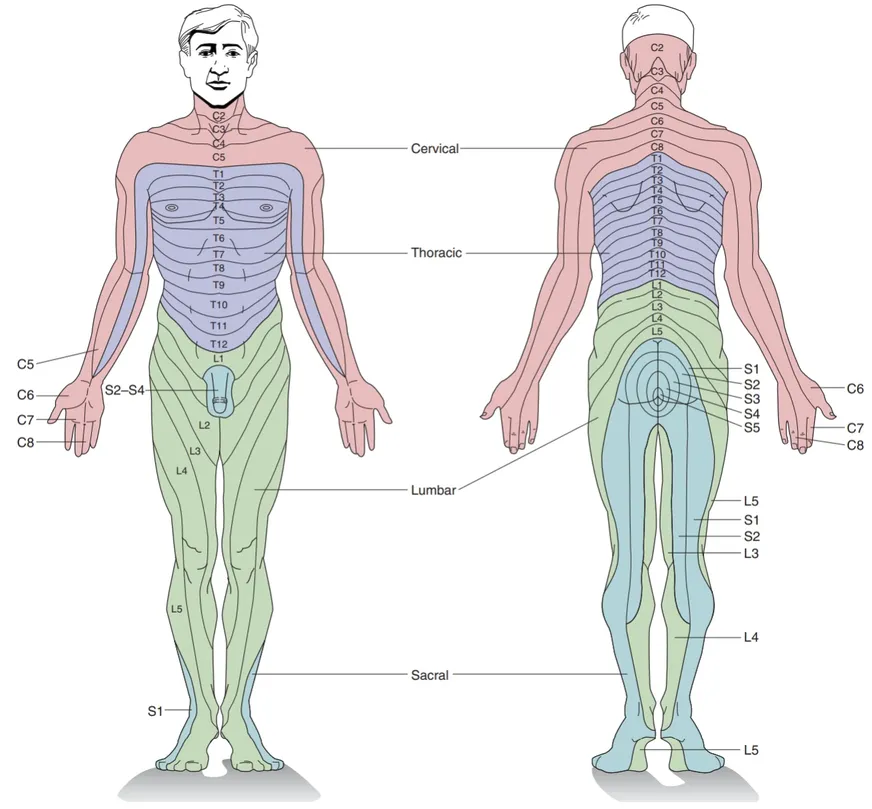
#> input picture src/assets/figures/nbe-e4210/L06/dermatomes.webp, 872 x 809 px, shrunk from 1283 x 1190 before the run
$ python trace_dermatomes.py
#> lines starting #> are read from the running program, lines starting #| are printed output that depends on the picture; after the words box and inside, x2 and y2 are one past the last pixel; in counts of white or black regions, pixels touching at a corner belong together
#!/usr/bin/env python3
"""Trace per-segment skin regions from Figure 12.12 for the dermatome widget.

Reads src/assets/figures/nbe-e4210/L06/dermatomes.webp (made by
figures_nbe-e4210_L06.py), splits the coloured body into the regions
bounded by the figure's own dark lines, and assigns a region to a
segment only where the figure labels it: each seed below is a point on
or next to one of the figure's printed labels or leader-line ends,
read off the picture. A region nobody labels stays unassigned, so the
widget never claims more than the figure shows. Writes
src/content/nbe-e4210/figures/dermatome-regions.js (SVG paths in the
picture's pixel space) and, with --check DIR, one overlay per spinal
group to look at.

Needs opencv-python-headless and numpy.
"""

import argparse
import json
from pathlib import Path

import cv2
import numpy as np

ROOT = Path(__file__).resolve().parent.parent
SRC = ROOT / "src/assets/figures/nbe-e4210/L06/dermatomes.webp"
OUT = ROOT / "src/content/nbe-e4210/figures/dermatome-regions.js"

# Seeds in percent of the picture (x, y). Front view midline x = 25,
# back view midline x = 75.3. Trunk bands are split at the midline by
# their printed labels, so each gets a seed on both sides.
FRONT_TRUNK = {
    "C2": 13.3, "C3": 14.8, "C4": 16.5, "C5": 18.2, "T1": 21.5, "T2": 23.0,
    "T3": 24.3, "T4": 25.6, "T5": 27.3, "T6": 29.3, "T7": 31.3, "T8": 33.0,
    "T9": 35.0, "T10": 37.6, "T11": 40.2, "T12": 42.3, "L1": 44.2,
}
BACK_TRUNK = {
    "C2": 5.5, "C3": 8.3, "C4": 10.8, "C5": 12.8, "C6": 14.7, "C7": 16.5,
    "C8": 18.3, "T1": 20.0, "T2": 21.2, "T3": 22.4, "T4": 23.5, "T5": 24.7,
    "T6": 26.0, "T7": 27.3, "T8": 28.7, "T9": 30.0, "T10": 31.5, "T11": 32.8,
    "T12": 34.0, "L1": 35.2, "L2": 36.6, "L3": 38.0, "L4": 39.5, "L5": 41.0,
}
# Limb seeds: leader-line ends and in-place labels, read on a 1 percent
# grid. Regions bounded by the figure's lines are filled; where the
# figure only points (the hands, the back of the foot), the widget
# shows a marker instead (POINTS).
LIMB_SEEDS = {
    "L2": [(22.5, 51.5)],
    "L3": [(21.6, 56.0), (76.3, 68.4)],
    "L4": [(19.8, 59.5), (77.6, 78.5)],
    "L5": [(19.6, 76.5), (81.3, 62.3)],
    "S1": [(21.6, 87.8), (78.1, 45.5), (79.4, 64.4)],
    "S2": [(78.3, 46.6), (77.6, 66.4)],
    "S3": [(77.3, 47.6)],
    "S4": [(76.3, 49.0)],
    "S5": [(76.1, 49.9)],
}
# Regions the figure labels with a range rather than one segment.
SHARED = {(24.0, 48.0): ["S2", "S3", "S4"]}  # "S2-S4", the genital region
POINTS = {
    "C5": [(10.8, 43.3)],
    "C6": [(8.0, 49.0), (92.8, 48.0)],
    "C7": [(8.8, 52.6), (92.8, 52.8)],
    "C8": [(9.8, 54.8), (91.3, 54.0)],
    "L5": [(75.0, 92.4)],
}
SEGMENTS = (
    [f"C{i}" for i in range(2, 9)] + [f"T{i}" for i in range(1, 13)]
    + [f"L{i}" for i in range(1, 6)] + [f"S{i}" for i in range(1, 6)]
)


# Seeds left out because the figure's printed labels break the line
# between two neighbouring bands there, so one traced region would cover
# both: the back of the head (C2, C3), the left back arm (C6 to T1), T2
# and T3 right of the midline, L2 and L3 on the back, and the two outer
# sacral rings. Each segment keeps its other, properly bounded regions.
SKIP = {
    ("C2", 73.2), ("C2", 77.4), ("C3", 73.2), ("C3", 77.4),
    ("C6", 73.2), ("C7", 73.2), ("C8", 73.2), ("T1", 73.2),
    ("T2", 77.4), ("T3", 77.4),
    ("L2", 73.2), ("L2", 77.4), ("L3", 73.2), ("L3", 77.4),
    ("S1", 78.1), ("S2", 78.3),
}


def seeds_for(seg):
    return [(x, y) for x, y in _seeds_for(seg) if (seg, x) not in SKIP]


def _seeds_for(seg):
    out = []
    if seg in FRONT_TRUNK:
        y = FRONT_TRUNK[seg]
        out += [(22.8, y), (27.2, y)]
    if seg in BACK_TRUNK:
        y = BACK_TRUNK[seg]
        out += [(73.2, y), (77.4, y)]
    out += LIMB_SEEDS.get(seg, [])
    return out


def regions(img):
    hsv = cv2.cvtColor(img, cv2.COLOR_BGR2HSV)
    gray = cv2.cvtColor(img, cv2.COLOR_BGR2GRAY)
    line = cv2.dilate((gray < 150).astype(np.uint8), np.ones((3, 3), np.uint8), 1)
    colour = (hsv[..., 1] > 25) & (gray > 120)
    free = ((line == 0) & colour).astype(np.uint8)
    _, lab = cv2.connectedComponents(free, connectivity=4)
    return lab


def nearest_label(lab, x, y, radius=10):
    h, w = lab.shape
    best = None
    for r in range(radius + 1):
        ys, xs = np.mgrid[max(0, y - r):min(h, y + r + 1), max(0, x - r):min(w, x + r + 1)]
        vals = lab[ys, xs]
        nz = vals[vals > 0]
        if nz.size:
            vals_list, counts = np.unique(nz, return_counts=True)
            best = int(vals_list[np.argmax(counts)])
            break
    return best


def paths_for(mask):
    contours, _ = cv2.findContours(mask, cv2.RETR_EXTERNAL, cv2.CHAIN_APPROX_SIMPLE)
    out = []
    for c in contours:
        if cv2.contourArea(c) < 40:
            continue
        c = cv2.approxPolyDP(c, 1.2, True)
        pts = c.reshape(-1, 2)
        out.append("M" + "L".join(f"{x},{y}" for x, y in pts) + "Z")
    return " ".join(out)


def main():
    ap = argparse.ArgumentParser(description=__doc__.split("\n")[0])
    ap.add_argument("--check", help="directory for overlay pictures")
    args = ap.parse_args()
    img = cv2.imread(str(SRC))
#> img is the input picture: shape (809, 872, 3); mean B, G, R 233.1, 233.8, 234.1
    h, w = img.shape[:2]
    lab = regions(img)
#> in regions, `gray = cv2.cvtColor(img, cv2.COLOR_BGR2GRAY)`:
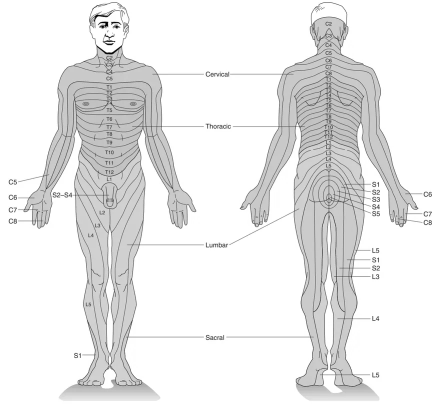
#> gray: shape (809, 872) (shown at 1/2 size); min 0, max 255, mean 233.8
#> in regions, `line = cv2.dilate((gray < 150).astype(np.uint8), np.ones((3, 3), np.ui..`:
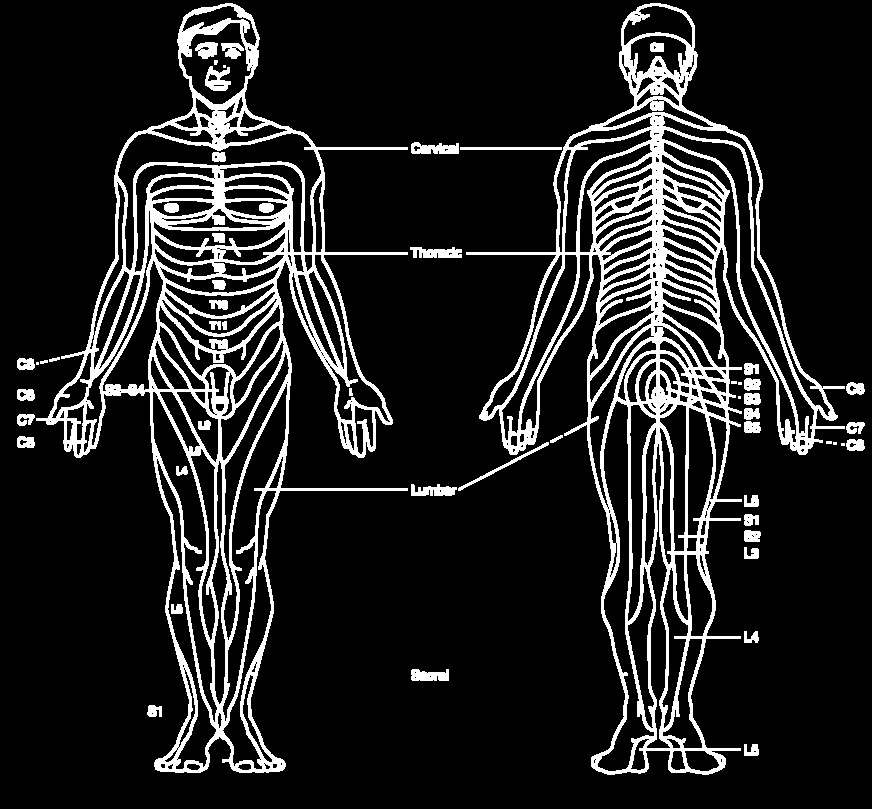
#> line: shape (809, 872); values 0 (black) and 1 (white), 13.3% white; 55 white regions (9 under 20 px), largest, box (x1, y1, x2, y2) and area: (466, 3, 845, 775) 44410, (36, 3, 408, 773) 41750, (410, 247, 462, 258) 429
#> in regions, `colour = (hsv[..., 1] > 25) & (gray > 120)`:
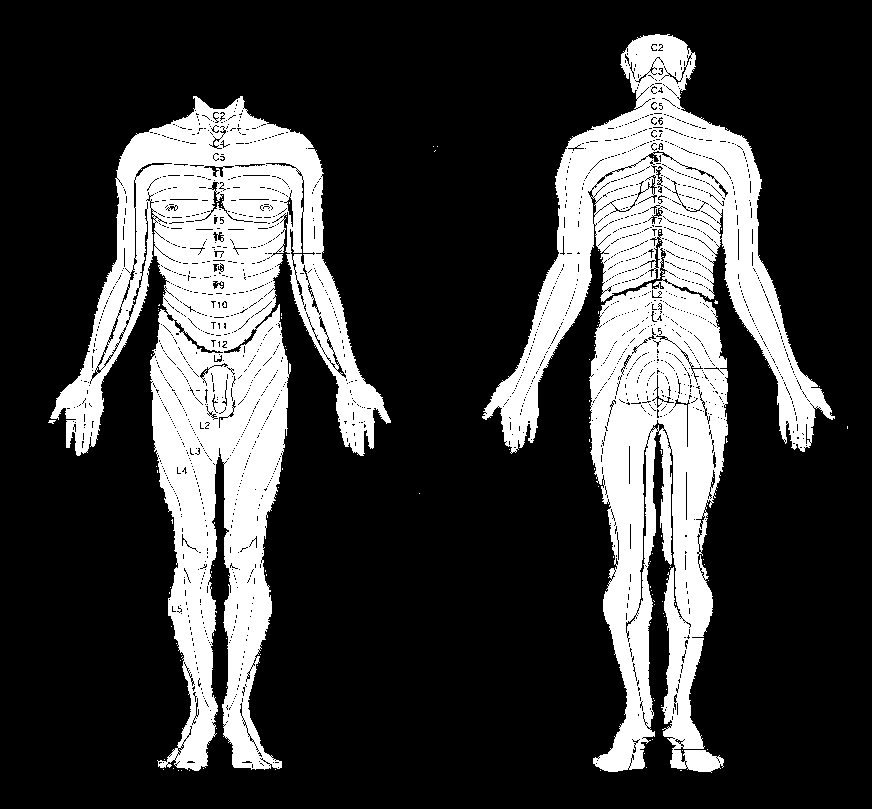
#> colour: shape (809, 872) bool; 24.5% white; 109 white regions (106 under 20 px), largest, box (x1, y1, x2, y2) and area: (482, 34, 835, 773) 88145, (50, 96, 391, 771) 84849, (48, 420, 56, 424) 20
#> in regions, `free = ((line == 0) & colour).astype(np.uint8)`:
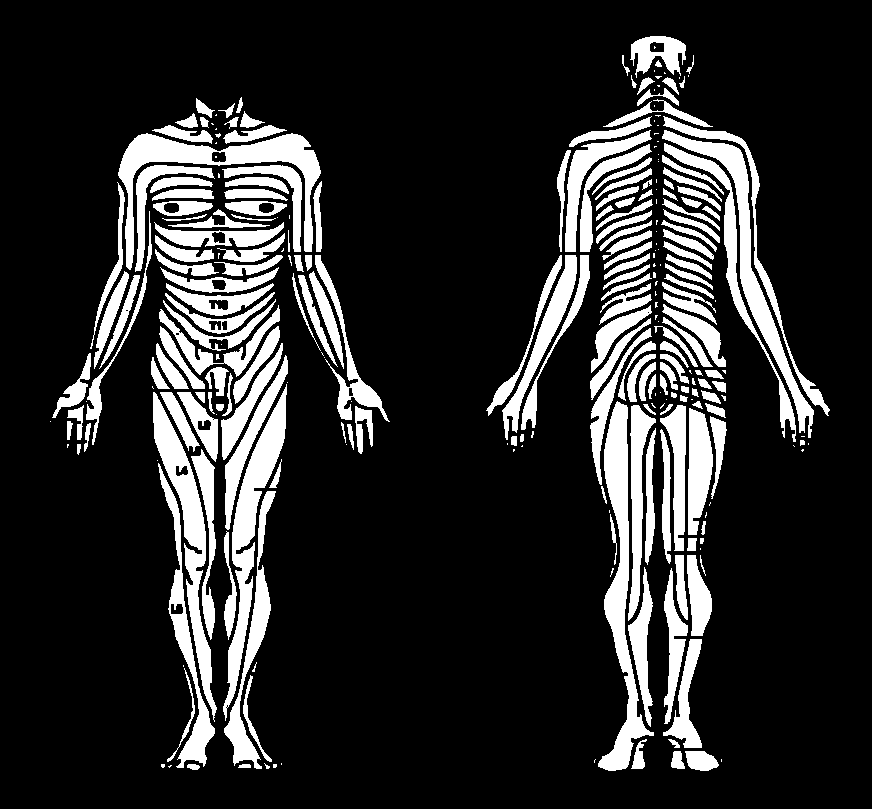
#> free: shape (809, 872); values 0 (black) and 1 (white), 17.2% white; 272 white regions (93 under 20 px), largest, box (x1, y1, x2, y2) and area: (598, 401, 654, 771) 5994, (118, 133, 321, 270) 5789, (223, 384, 287, 721) 5175
#> in regions, `_, lab = cv2.connectedComponents(free, connectivity=4)`:
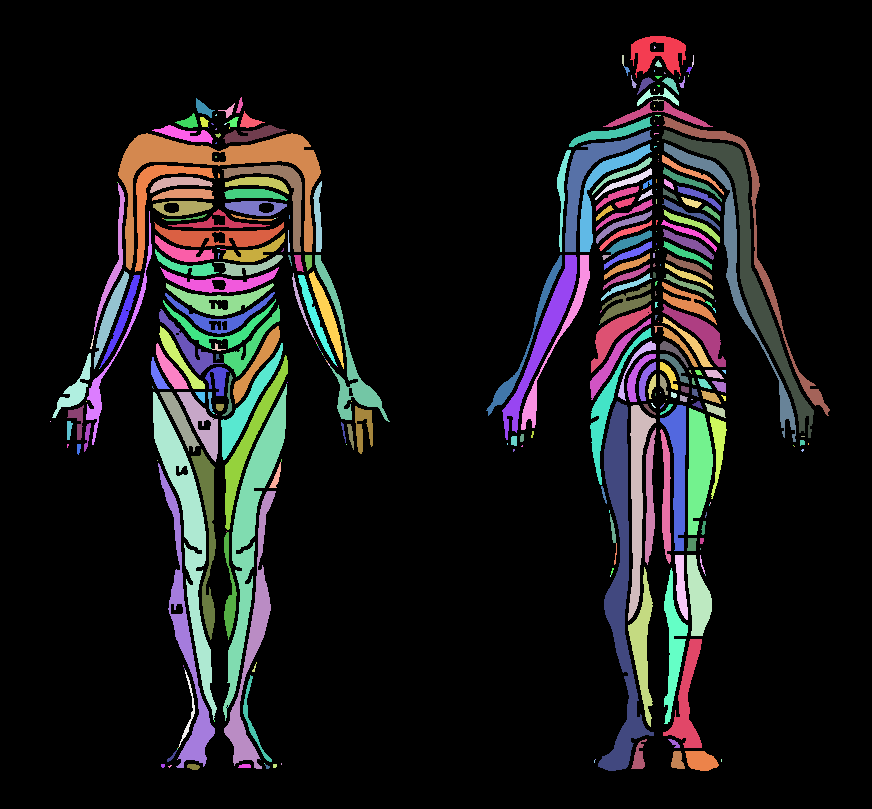
#> lab: shape (809, 872) int32; 341 distinct labels, from 0 to 340; one colour per label, 0 black
    claims = {}
    seg_ids = {}
    for seg in SEGMENTS:
        ids = set()
        for sx, sy in seeds_for(seg):
            i = nearest_label(lab, int(sx / 100 * w), int(sy / 100 * h))
            if i is None:
                print(f"warning: {seg} seed ({sx}, {sy}) found no region")
                continue
            claims.setdefault(i, set()).add(seg)
            ids.add(i)
        seg_ids[seg] = ids
#> after the loop, claims = 71 items; seg_ids = 29 items
    # A region claimed by two segments is one the figure does not split;
    # it goes to neither.
    shared = {i for i, segs in claims.items() if len(segs) > 1}
#> shared = 2 items
    for i in sorted(shared):
        print(f"dropped region {i}: claimed by {sorted(claims[i])}")
#> this loop made 2 passes
#> i on passes 1 to 2: 112, 232
#> (printed output is left out)
    for (sx, sy), segs in SHARED.items():
        i = nearest_label(lab, int(sx / 100 * w), int(sy / 100 * h))
        for seg in segs:
            seg_ids[seg].add(i)
        shared.discard(i)
#> this loop made 1 pass
#> i on pass 1: 211
    result = {}
    for seg in SEGMENTS:
        ids = seg_ids[seg] - shared
        if not ids:
            print(f"note: {seg} has no region of its own")
        mask = np.isin(lab, list(ids)).astype(np.uint8)
        # Close the label-text holes and the dilated line gaps.
        mask = cv2.dilate(mask, np.ones((3, 3), np.uint8), 1)
        result[seg] = paths_for(mask) if ids else ""
#> this loop made 29 passes
#> contours in paths_for on pass 29: [[[663, 402], [663, 404], [665, 404], [665, 402]]]
#> pass 1, in main, `mask = np.isin(lab, list(ids)).astype(np.uint8)`:
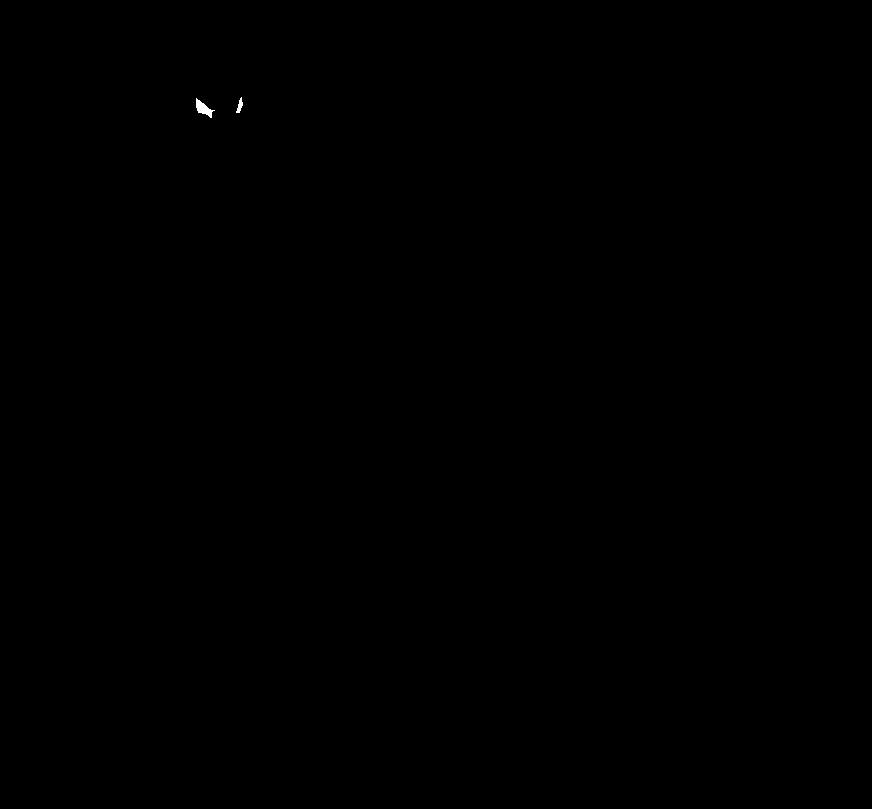
#> mask: shape (809, 872); values 0 (black) and 1 (white), 0.03% white; 2 white regions, box (x1, y1, x2, y2) and area: (196, 98, 215, 118) 166, (236, 97, 243, 113) 57
#> after the loop, result = 29 items
    points = {seg: [[round(x / 100 * w), round(y / 100 * h)] for x, y in pts] for seg, pts in POINTS.items()}
    OUT.write_text(
        "// Generated by scripts/trace_dermatomes.py from Figure 12.12\n"
        "// (src/assets/figures/nbe-e4210/L06/dermatomes.webp). SVG paths in the\n"
        f"// picture's pixel space ({w} x {h}). A segment covers only the regions\n"
        "// the figure itself labels. Do not edit by hand.\n\n"
        f"export const DERMATOME_SIZE = {{ width: {w}, height: {h} }};\n\n"
        f"export const DERMATOME_PATHS = {json.dumps(result, indent=2)};\n\n"
        "// Leader-line ends where the figure points without drawing a boundary.\n"
        f"export const DERMATOME_POINTS = {json.dumps(points)};\n",
        encoding="utf-8",
    )
    print("wrote", OUT.relative_to(ROOT))
    if args.check:
        d = Path(args.check)
        d.mkdir(parents=True, exist_ok=True)
        palette = [(40, 40, 230), (40, 170, 40), (230, 120, 0), (200, 0, 200)]
        for group in "CTLS":
            over = img.copy()
            segs = [s for s in SEGMENTS if s[0] == group]
            for k, seg in enumerate(segs):
                mask = np.zeros((h, w), np.uint8)
                for p in result[seg].split("Z"):
                    p = p.strip().lstrip("M")
                    if not p:
                        continue
                    pts = np.array([[int(v) for v in q.split(",")] for q in p.split("L")], np.int32)
                    cv2.fillPoly(mask, [pts], 1)
                col = np.array(palette[k % 4])
                over[mask > 0] = (0.35 * over[mask > 0] + 0.65 * col).astype(np.uint8)
                ys, xs = np.nonzero(mask)
                for half in (xs < w / 2, xs >= w / 2):
                    if half.any():
                        cx, cy = int(xs[half].mean()), int(ys[half].mean())
                        cv2.putText(over, seg, (cx - 12, cy + 5), cv2.FONT_HERSHEY_SIMPLEX, 0.5, (0, 0, 0), 2, cv2.LINE_AA)
                        cv2.putText(over, seg, (cx - 12, cy + 5), cv2.FONT_HERSHEY_SIMPLEX, 0.5, (255, 255, 255), 1, cv2.LINE_AA)
            cv2.imwrite(str(d / f"derm-{group}.png"), over)


if __name__ == "__main__":
    main()
